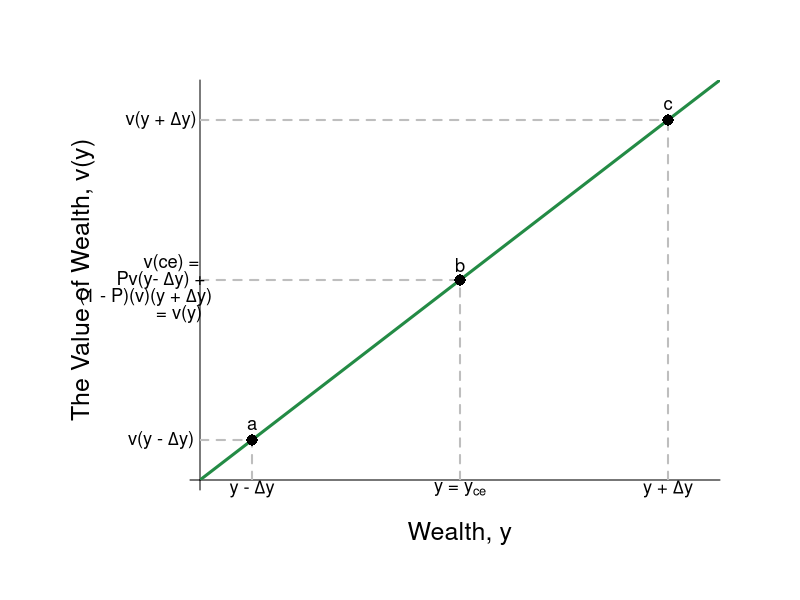

Reproduce this figure in R.
#Graph Designer(s): Simon Halliday & Riley Boeth '17
#Authors: Bowles, Foley and Halliday
#Title: Coordination, Conflict and Competition: A Text in Microeconomics

library(shape)
pdf(file = "risk/figure4_2.pdf", width = 10, height = 8)

#Set parameters for graphics
axislabelsize <- 1.5
labelsize <- 1.1
graphlinewidth <- 3
segmentlinewidth <- 2

COL <- c("#7fc97f", "#beaed4", "#fdc086", "#ffff99", "#386cb0", "#f0027f", "#bf5b17", "#666666")
COLA <- c("#e0f3db", "#99d8c9","#66c2a4","#41ae76", "#238b45", "#005824")
COLB <- c("#4eb3d3", "#2b8cbe", "#0868ac","#084081")

#Edited the margins to cater for the larger LHS labels
par(mar =  c(6, 10, 4, 4))

#Linear utility of wealth equation

LinearU <- function(x,y) {
  x
}


#Add limits on axes and levels of utility for each indifference curve
ylims <- c(0, 40)
xlims <- c(0, 40)

npts <- 501 
x <- seq(xlims[1], xlims[2], length.out = npts)
y <- seq(ylims[1], ylims[2], length.out = npts) 

plot(0, 0, xlim = xlims, ylim = ylims, type = "n",
     xlab = expression(paste("")),
     ylab = expression(paste("")), 
     xaxt = "n", 
     yaxt = "n", 
     cex.lab = axislabelsize, 
     bty = "n", 
     xaxs="i", 
     yaxs="i"
)

#x and y limits with plain axes without ticks/numbers to match previous graph

ticksx <- seq(from = 0, to = xlims[2]+1, by = 41)
xlabels <- seq(from = 0, to = xlims[2], by = 1)
ticksy <- seq(from = 0, to = ylims[2]+1, by = 41)
ylabels <- seq(from = 0, to = ylims[2], by = 10)

axis(1,at = ticksx,  pos = 0, labels = FALSE)
axis(2,at = ticksy,  pos = 0, labels = FALSE, las = 1)

npts <- 500 
xx1 <- seq(xlims[1], xlims[2], length.out = npts)
xx2 <- seq(0, xlims[2], length.out = npts)
xx3 <- seq(xlims[1], 0, length.out = npts)
xx4 <- seq(-11, 0, length.out = npts)

#Axis labels and draw linear utility function
mtext(expression(paste("Wealth, y")), side = 1, line = 2.5, cex = axislabelsize)
text(-9, 0.5*ylims[2], expression(paste("The Value of Wealth, v(y)")), xpd = TRUE, cex = axislabelsize, srt = 90) 

lines(xx1, LinearU(xx1, y), col = COLA[5], lwd = graphlinewidth)

#Label 3 points on line

text(4, 5.5, expression(paste("a")), cex = labelsize)
segments(4, 0, 4, 4, lty = 2, col = "gray", lwd = segmentlinewidth)
segments(0, 4, 4, 4, lty = 2, col = "gray", lwd = segmentlinewidth)
points(4, 4, pch = 16, col = "black", cex = 1.5)

text(20, 21.5, expression(paste("b")), cex = labelsize)
segments(20, 0, 20, 20, lty = 2, col = "gray", lwd = segmentlinewidth)
segments(0, 20, 20, 20, lty = 2, col = "gray", lwd = segmentlinewidth)
points(20, 20, pch = 16, col = "black", cex = 1.5)

text(36, 37.5, expression(paste("c")), cex = labelsize)
segments(36, 0, 36, 36, lty = 2, col = "gray", lwd = segmentlinewidth)
segments(0, 36, 36, 36, lty = 2, col = "gray", lwd = segmentlinewidth)
points(36, 36, pch = 16, col = "black", cex = 1.5)

#Label y-sub,x-sub,etc. on axes

text(36, -.9, expression(paste("y + ", Delta*y)), xpd = TRUE, cex = labelsize)
text(20, -.9, expression(paste("y = y"[ce])),  xpd = TRUE,  cex = labelsize)
text(4, -.9, expression(paste("y - ",Delta*y)),  xpd = TRUE,  cex = labelsize)


text(-3, 36, expression(paste("v(y + ",Delta,"y)")), xpd = TRUE, cex = labelsize)
text(-2, 21.7, expression(paste("v(ce) = ")),  xpd = TRUE, cex = labelsize)
text(-2.8, 20, expression(paste("Pv(y- ",Delta,"y) + ")),  xpd = TRUE, cex = labelsize)
text(-4.2, 18.3, expression(paste("(1 - P)(v)(y + ",Delta,"y)")),  xpd = TRUE, cex = labelsize)
text(-1.8, 16.6, expression(paste(" = v(y)")),  xpd = TRUE, cex = labelsize)
text(-3, 4, expression(paste("v(y - ",Delta,"y)")),  xpd = TRUE,  cex = labelsize)


dev.off()
